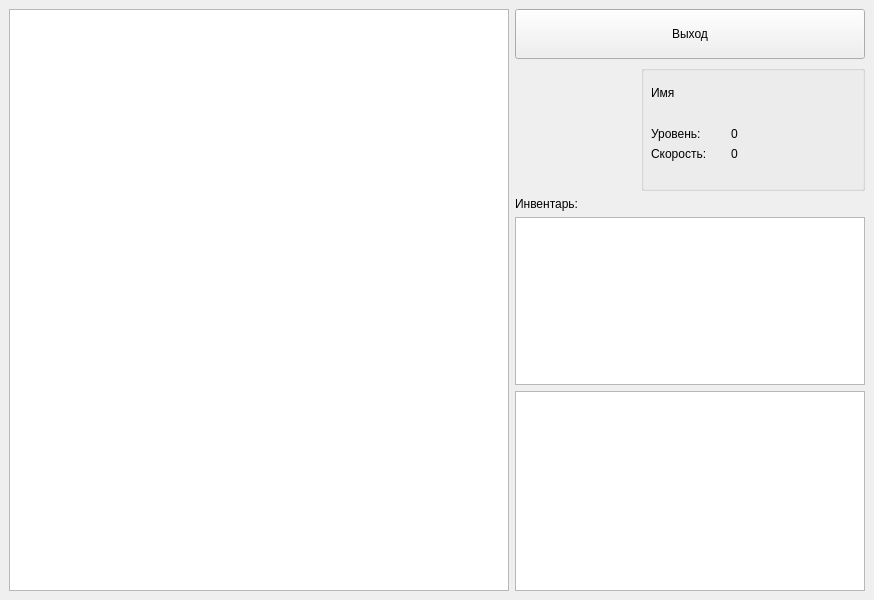
<?xml version="1.0" encoding="UTF-8"?>
<ui version="4.0">
 <class>GameWindow</class>
 <widget class="QMainWindow" name="GameWindow">
  <property name="geometry">
   <rect>
    <x>0</x>
    <y>0</y>
    <width>874</width>
    <height>600</height>
   </rect>
  </property>
  <property name="windowTitle">
   <string>MainWindow</string>
  </property>
  <property name="styleSheet">
   <string notr="true"/>
  </property>
  <widget class="QWidget" name="centralwidget">
   <layout class="QGridLayout" name="gridLayout_2">
    <item row="0" column="0" rowspan="5">
     <widget class="MapView" name="map">
      <property name="sizePolicy">
       <sizepolicy hsizetype="Expanding" vsizetype="Expanding">
        <horstretch>0</horstretch>
        <verstretch>0</verstretch>
       </sizepolicy>
      </property>
      <property name="minimumSize">
       <size>
        <width>500</width>
        <height>500</height>
       </size>
      </property>
     </widget>
    </item>
    <item row="0" column="1">
     <layout class="QHBoxLayout" name="horizontalLayout">
      <item>
       <widget class="QPushButton" name="exit">
        <property name="sizePolicy">
         <sizepolicy hsizetype="Preferred" vsizetype="Preferred">
          <horstretch>0</horstretch>
          <verstretch>0</verstretch>
         </sizepolicy>
        </property>
        <property name="minimumSize">
         <size>
          <width>50</width>
          <height>50</height>
         </size>
        </property>
        <property name="maximumSize">
         <size>
          <width>16777215</width>
          <height>16777215</height>
         </size>
        </property>
        <property name="text">
         <string>Выход</string>
        </property>
        <property name="autoDefault">
         <bool>true</bool>
        </property>
       </widget>
      </item>
     </layout>
    </item>
    <item row="1" column="1">
     <layout class="QGridLayout" name="gridLayout">
      <item row="0" column="0">
       <widget class="QLabel" name="logoHero">
        <property name="minimumSize">
         <size>
          <width>120</width>
          <height>120</height>
         </size>
        </property>
        <property name="maximumSize">
         <size>
          <width>120</width>
          <height>120</height>
         </size>
        </property>
        <property name="text">
         <string/>
        </property>
        <property name="pixmap">
         <pixmap>:/resources/img/hero.png</pixmap>
        </property>
       </widget>
      </item>
      <item row="0" column="1" rowspan="2">
       <widget class="QGroupBox" name="groupBox">
        <property name="title">
         <string/>
        </property>
        <widget class="QLabel" name="label">
         <property name="geometry">
          <rect>
           <x>10</x>
           <y>60</y>
           <width>81</width>
           <height>17</height>
          </rect>
         </property>
         <property name="text">
          <string>Уровень:</string>
         </property>
        </widget>
        <widget class="QLabel" name="label_2">
         <property name="geometry">
          <rect>
           <x>10</x>
           <y>80</y>
           <width>81</width>
           <height>17</height>
          </rect>
         </property>
         <property name="text">
          <string>Скорость:</string>
         </property>
        </widget>
        <widget class="QLabel" name="level">
         <property name="geometry">
          <rect>
           <x>90</x>
           <y>60</y>
           <width>67</width>
           <height>17</height>
          </rect>
         </property>
         <property name="text">
          <string>0</string>
         </property>
        </widget>
        <widget class="QLabel" name="speed">
         <property name="geometry">
          <rect>
           <x>90</x>
           <y>80</y>
           <width>67</width>
           <height>17</height>
          </rect>
         </property>
         <property name="text">
          <string>0</string>
         </property>
        </widget>
        <widget class="QLabel" name="nameHero">
         <property name="geometry">
          <rect>
           <x>10</x>
           <y>20</y>
           <width>120</width>
           <height>17</height>
          </rect>
         </property>
         <property name="styleSheet">
          <string notr="true"/>
         </property>
         <property name="text">
          <string>&lt;html&gt;&lt;head/&gt;&lt;body&gt;&lt;p&gt;Имя&lt;/p&gt;&lt;/body&gt;&lt;/html&gt;</string>
         </property>
        </widget>
       </widget>
      </item>
     </layout>
    </item>
    <item row="4" column="1">
     <widget class="Journal" name="book">
      <property name="sizePolicy">
       <sizepolicy hsizetype="Preferred" vsizetype="Expanding">
        <horstretch>0</horstretch>
        <verstretch>0</verstretch>
       </sizepolicy>
      </property>
      <property name="minimumSize">
       <size>
        <width>350</width>
        <height>200</height>
       </size>
      </property>
      <property name="maximumSize">
       <size>
        <width>440</width>
        <height>16777215</height>
       </size>
      </property>
      <property name="styleSheet">
       <string notr="true"/>
      </property>
      <property name="html">
       <string>&lt;!DOCTYPE HTML PUBLIC &quot;-//W3C//DTD HTML 4.0//EN&quot; &quot;http://www.w3.org/TR/REC-html40/strict.dtd&quot;&gt;
&lt;html&gt;&lt;head&gt;&lt;meta name=&quot;qrichtext&quot; content=&quot;1&quot; /&gt;&lt;style type=&quot;text/css&quot;&gt;
p, li { white-space: pre-wrap; }
&lt;/style&gt;&lt;/head&gt;&lt;body style=&quot; font-family:'Ubuntu'; font-size:11pt; font-weight:400; font-style:normal;&quot;&gt;
&lt;p style=&quot;-qt-paragraph-type:empty; margin-top:0px; margin-bottom:0px; margin-left:0px; margin-right:0px; -qt-block-indent:0; text-indent:0px; font-weight:600;&quot;&gt;&lt;br /&gt;&lt;/p&gt;&lt;/body&gt;&lt;/html&gt;</string>
      </property>
     </widget>
    </item>
    <item row="2" column="1">
     <widget class="QLabel" name="inventar">
      <property name="text">
       <string>Инвентарь:</string>
      </property>
     </widget>
    </item>
    <item row="3" column="1">
     <widget class="QListWidget" name="listWidget">
      <property name="maximumSize">
       <size>
        <width>440</width>
        <height>250</height>
       </size>
      </property>
     </widget>
    </item>
   </layout>
  </widget>
 </widget>
 <customwidgets>
  <customwidget>
   <class>MapView</class>
   <extends>QGraphicsView</extends>
   <header>mapview.h</header>
  </customwidget>
  <customwidget>
   <class>Journal</class>
   <extends>QTextEdit</extends>
   <header>journal.h</header>
  </customwidget>
 </customwidgets>
 <resources/>
 <connections/>
</ui>
